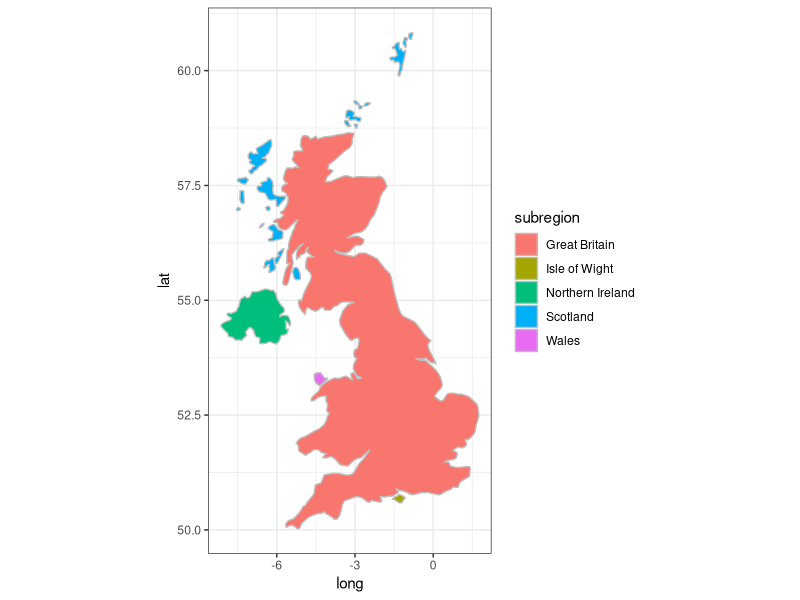
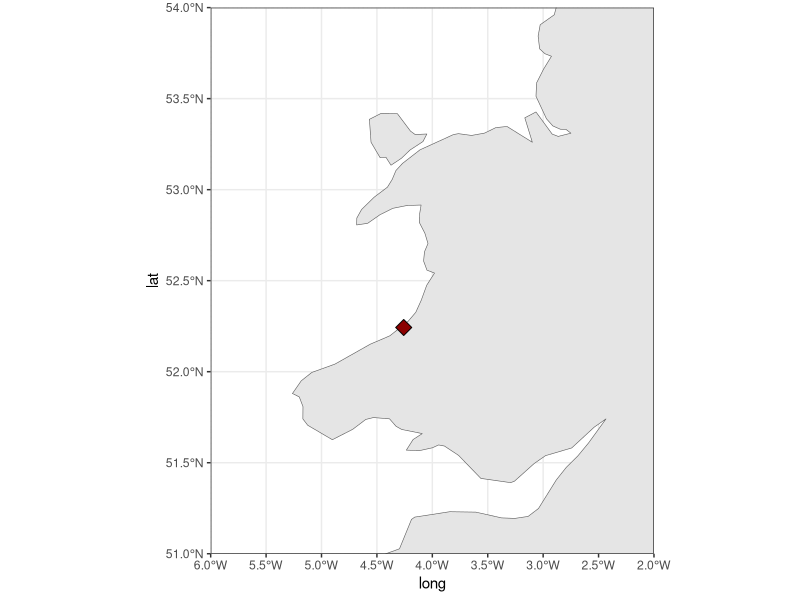

Write the R code that produced these figures, in order. (Note: this script raises an error after producing the figures.)
## ---- chunk 1
#| label: maps
library(maps)
data(package = "maps")  # This will show you the available datasets (maps) in the package.

library(rnaturalearth)
data(package = "rnaturalearth")

library(rnaturalearthdata)
data(package = "rnaturalearthdata")

library(sf)
library(ggplot2)
library(ggthemes)
theme_set(theme_bw())
## ---- chunk 2
#| label: countries
library(tidyverse)
countries <- map_data("world") |> 
 group_by(region) |> 
  summarise()
## ---- chunk 3
#| label: uk

uk <- map_data("world") |> 
  filter(region == "UK")
ggplot(uk, aes(long, lat, group = group, fill = subregion)) +
         geom_polygon(colour = "grey") +
  coord_quickmap()
## ---- chunk 4
world <- ne_countries(scale = "medium", returnclass = "sf")
class(world)

fablong <- -4.2582
fablat <- 52.2428
fab <- data.frame(lat = fablat, long = fablong)

 ggplot(world) + 
  geom_sf() + 
  geom_point(data = fab, mapping = aes(long, lat), size = 4, 
        shape = 23, fill = "darkred") +
  coord_sf(xlim = c(-6, -2), ylim = c(51, 54), expand = FALSE)

## ---- chunk 5
wales <- read_sf(dsn = "Counties/Counties_and_Unitary_Authorities_(December_2016)_Boundaries.shp") |> 
  filter(str_detect(ctyua16cd, "^W") == 1)

ggplot(wales) +
  geom_sf() 

## ---- chunk 6
#| label: ceredigion
ceredigion_towns <- data.frame(town = c("Aberystwyth", "Aberaeron", "Aberteifi", "Llambed", "Tregaron", "Llandysul", "Pontarfynach"), lat = c(52.4143, 52.2426, 52.0860, 52.1150, 52.2140, 52.0402, 52.3770), long = c(-4.0819, -4.2603, -4.6600, -4.0794, -3.9488, -4.3087, -3.8497))
# coordinates from chatgpt so check they look OK

rivers <- read_sf(dsn = "nrw_wfd_river_waterbodies_c2_ij99/nrw_wfd_river_waterbodies_c2_ij99.shp") |> 
  filter(catchment == "Teifi and North Ceredigion") |> 
  rename(Status = overallsta)


ggplot(wales) +
  geom_sf(fill = "green", alpha = 0.1) +
  geom_sf(data = rivers, aes(colour = Status)) +
  scale_colour_manual(values = c("green", "orange", "red")) +
  coord_sf(ylim = c(51.95, 52.55), xlim = c(-5, -3.5)) +
  geom_point(data = ceredigion_towns, mapping = aes(long, lat)) +
  geom_text(ceredigion_towns, mapping = aes(long, lat, label = town), hjust = "left", nudge_x = 0.02, size = 3) +
  ggthemes::theme_map() +
  labs(title = "Overall status of Ceredigion's rivers",
       subtitle = "NRW March 2023 (Publication date)",
       caption = "https://datamap.gov.wales/layers/geonode:nrw_wfd_river_waterbodies_c2_ij99") +
  theme(legend.position = c(0, 0.5))
